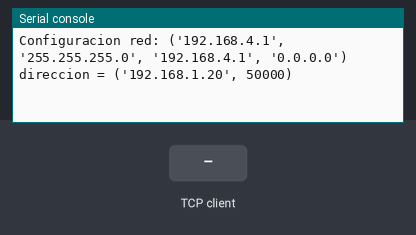
This program was run on a simulated ESP32 board running MicroPython. Parts: the last lines printed to the serial console. Inputs (shaded band) come from the test bench. The board's own WiFi access point starts at once; one TCP client connects 1 s after the port opens and stays connected; library files of the repository ran but are not shown: 1 file(s).

Above: at 1.2 s.
1.3 s: the TCP client sends "1"
At 1.8 s:
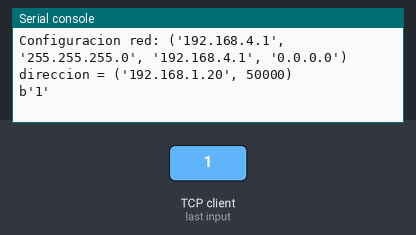
2.8 s: the TCP client sends "on"
At 4.0 s:
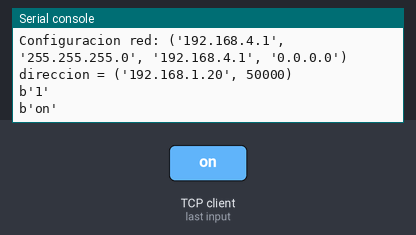
4.3 s: the TCP client sends "off"
At 5.3 s:
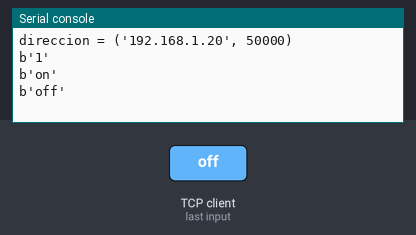

Measured:
- after the input at 1.3 s, the serial console: prints a new line at once (image 1)
- after the input at 2.8 s, the serial console: prints a new line at once (image 2)
- after the input at 4.3 s, the serial console: prints a new line at once (image 3)

The program:

main.py
```python
from machine      import Pin
from time         import ticks_ms
from helpers      import detectar_saltos, iniciar_access_point
import usocket


# inicializando variables importantes

infra_1 = Pin(25, Pin.IN)
infra_2 = Pin(26, Pin.IN)

estado_anterior_1 = 1
estado_anterior_2 = 1

contador_1 = 0
contador_2 = 0

tiempo_previo = ticks_ms()
tiempo_espera = 5

# iniciando access point para crear red wifi
iniciar_access_point("LETRAMP-TIEMPO-VUELO-1", "123456789")

sock_server = usocket.socket(usocket.AF_INET, usocket.SOCK_STREAM)
sock_server.bind(('192.168.4.1', 8197))
sock_server.listen(3)


# estableciendo loop principal
while True:
    try:
        sc, addr = sock_server.accept()
        print(f"direccion = {addr}")
        while True:
            mensaje = sc.recv(64)
            print(mensaje)
            if not mensaje:
                break
        sc.close()


        if ticks_ms() - tiempo_previo >= tiempo_espera:
            tiempo_previo = ticks_ms()

            estado_anterior_1, contador_1 = detectar_saltos(estado_anterior_1, infra_1, contador_1, "rojo")
            estado_anterior_2, contador_2 = detectar_saltos(estado_anterior_2, infra_2, contador_2, "amarillo")

    except:
        sock_server.close()
        print("conexion finalizada ")
        break
```

helpers.py
```python
"""Helper functions"""
import network as nw

def detectar_saltos(estado_anterior, infra, contador, trampolin):
    """
    Detecta cuando el gimnasta aterriza en la lona y cuando despega.
    Si el infrarrojo es 0 esta en la lona, de lo contrario esta en el aire.
    Retorna el estado_anterior actualizado y el contador de saltos.
    """
    if infra.value() == 0 and estado_anterior == 1:
        contador += 1
        print(f"Aterrizo {trampolin}, salto {contador}")
        estado_anterior = 0

    if infra.value() == 1 and estado_anterior == 0:
        print(f"Despego {trampolin}, salto {contador}\n")
        estado_anterior = 1

    return estado_anterior, contador


def iniciar_access_point(ssid, password):
    """
    Inicia un access point en el esp32
    """
    ap = nw.WLAN(nw.AP_IF)
    ap.active(True)
    ap.config(essid=ssid)
    ap.config(authmode=3, password=password)
    while not ap.active():
        pass
    print(f"Configuracion red: {ap.ifconfig()}")
```
